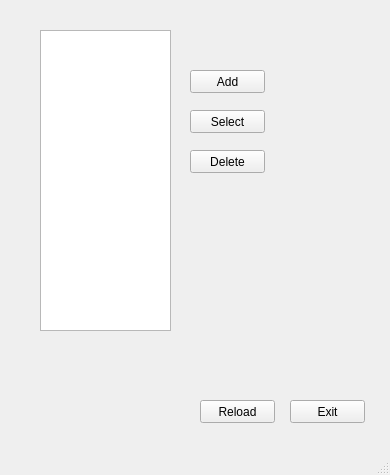
<?xml version="1.0" encoding="UTF-8"?>
<ui version="4.0">
 <class>Users</class>
 <widget class="QMainWindow" name="Users">
  <property name="geometry">
   <rect>
    <x>0</x>
    <y>0</y>
    <width>390</width>
    <height>475</height>
   </rect>
  </property>
  <property name="minimumSize">
   <size>
    <width>390</width>
    <height>475</height>
   </size>
  </property>
  <property name="maximumSize">
   <size>
    <width>390</width>
    <height>475</height>
   </size>
  </property>
  <property name="windowTitle">
   <string>MainWindow</string>
  </property>
  <widget class="QWidget" name="centralwidget">
   <widget class="QListView" name="UsersList">
    <property name="geometry">
     <rect>
      <x>40</x>
      <y>30</y>
      <width>131</width>
      <height>301</height>
     </rect>
    </property>
   </widget>
   <widget class="QPushButton" name="SelectBtn">
    <property name="geometry">
     <rect>
      <x>190</x>
      <y>110</y>
      <width>75</width>
      <height>23</height>
     </rect>
    </property>
    <property name="text">
     <string>Select</string>
    </property>
   </widget>
   <widget class="QPushButton" name="DeleteBtn">
    <property name="geometry">
     <rect>
      <x>190</x>
      <y>150</y>
      <width>75</width>
      <height>23</height>
     </rect>
    </property>
    <property name="text">
     <string>Delete</string>
    </property>
   </widget>
   <widget class="QPushButton" name="AddBtn">
    <property name="geometry">
     <rect>
      <x>190</x>
      <y>70</y>
      <width>75</width>
      <height>23</height>
     </rect>
    </property>
    <property name="text">
     <string>Add</string>
    </property>
   </widget>
   <widget class="QPushButton" name="ReloadBtn">
    <property name="geometry">
     <rect>
      <x>200</x>
      <y>400</y>
      <width>75</width>
      <height>23</height>
     </rect>
    </property>
    <property name="text">
     <string>Reload</string>
    </property>
   </widget>
   <widget class="QPushButton" name="ExitBtn">
    <property name="geometry">
     <rect>
      <x>290</x>
      <y>400</y>
      <width>75</width>
      <height>23</height>
     </rect>
    </property>
    <property name="text">
     <string>Exit</string>
    </property>
   </widget>
  </widget>
  <widget class="QMenuBar" name="menubar">
   <property name="geometry">
    <rect>
     <x>0</x>
     <y>0</y>
     <width>390</width>
     <height>21</height>
    </rect>
   </property>
  </widget>
  <widget class="QStatusBar" name="statusbar"/>
 </widget>
 <resources/>
 <connections/>
</ui>
